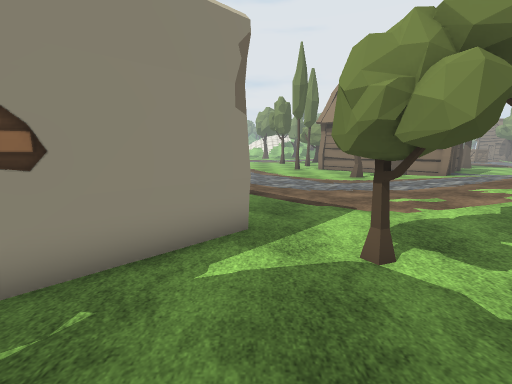
[1] (above)

23 first-person views from a walk through a scene from a Unity 3-D project. The camera is 1.4 m above the floor, tilts 10° down and sees 90° across. The floor is counted in squares, 1 m on a side. Each view is taken from the middle of a square. On the plan, view 1 faces up. The plan holds only what a view shows up to about 13 squares ahead; the rest is blank. The place goes on beyond the plan. The player is left out. Some surface patterns are stand-ins.

[2]
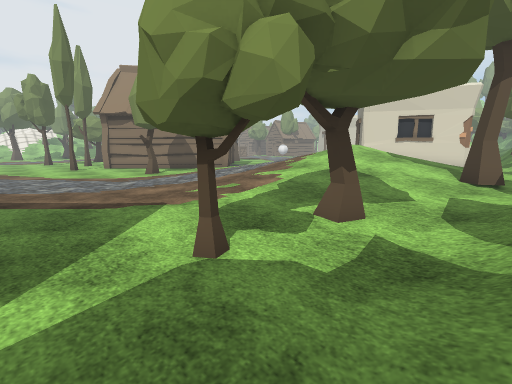

[3]
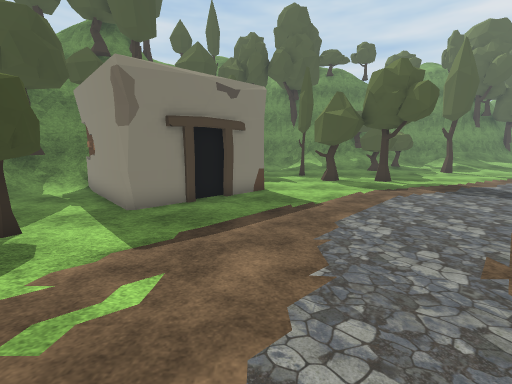

[4]
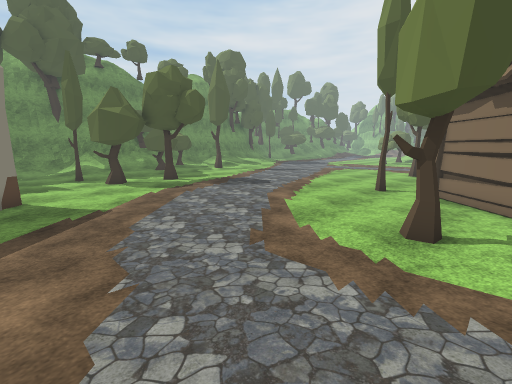

[5]
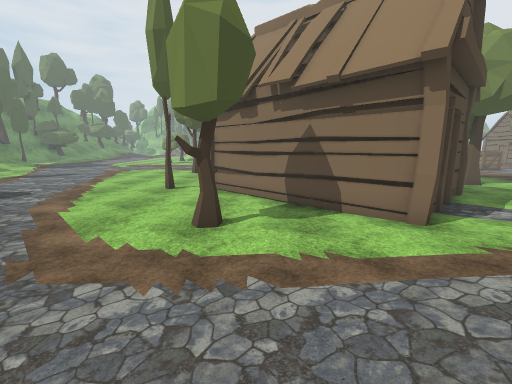

[6]
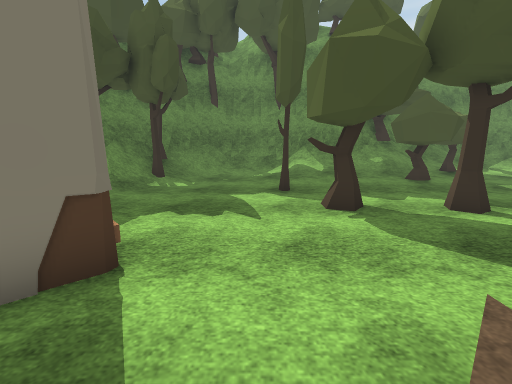

[7]
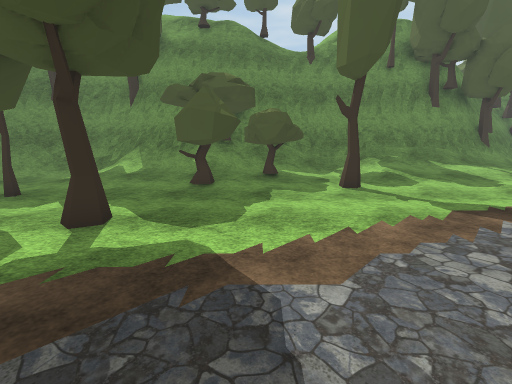

[8]
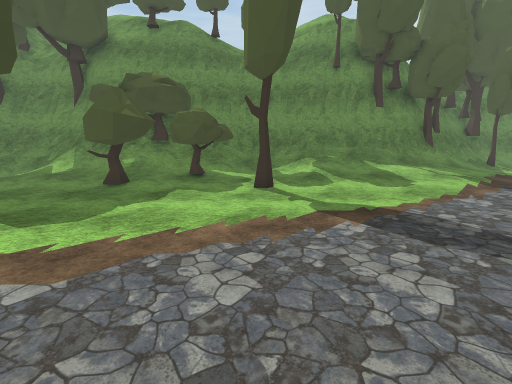

[9]
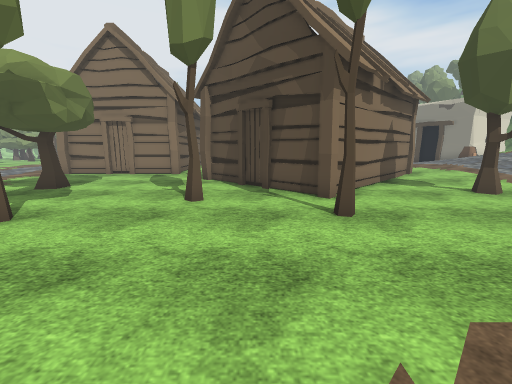

[10]
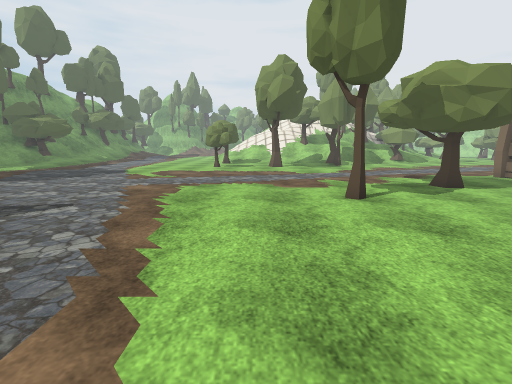

[11]
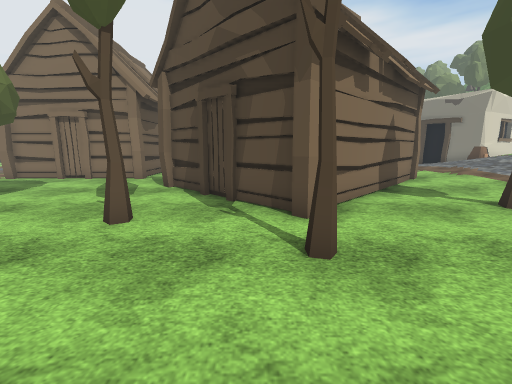

[12]
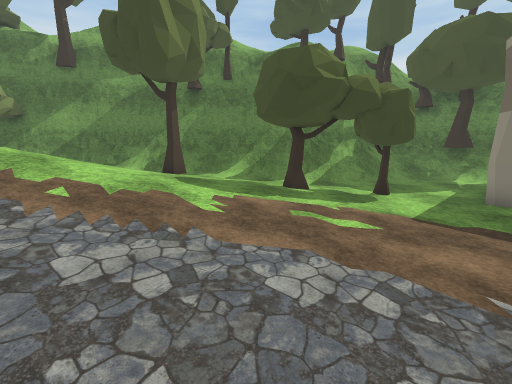

[13]
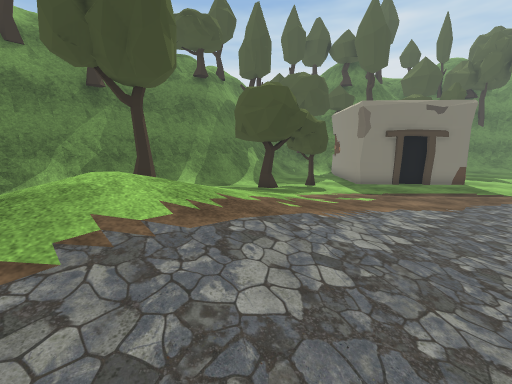

[14]
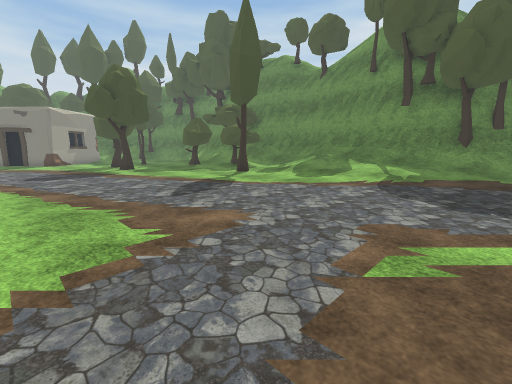

[15]
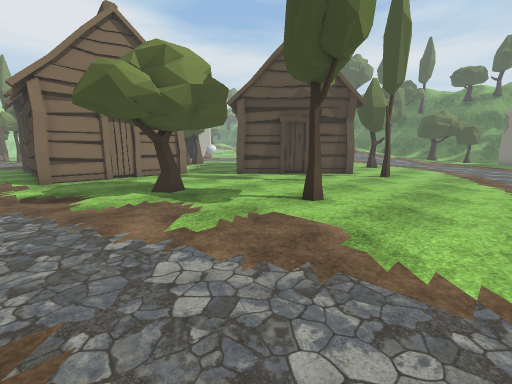

[16]
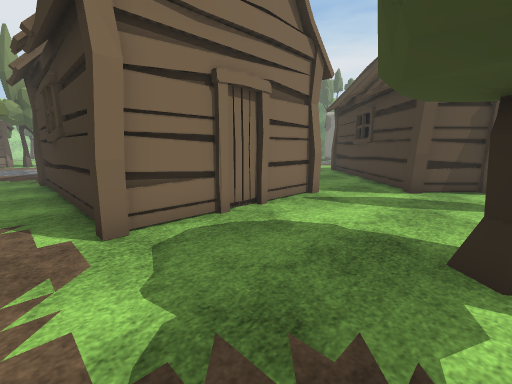

[17]
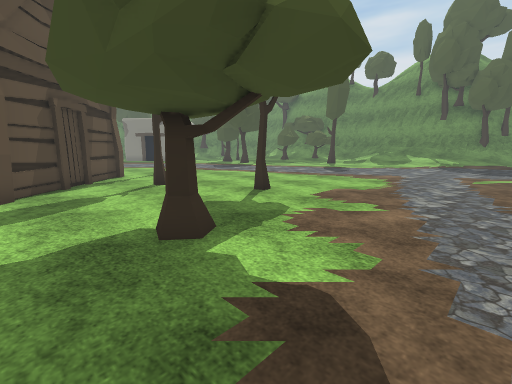

[18]
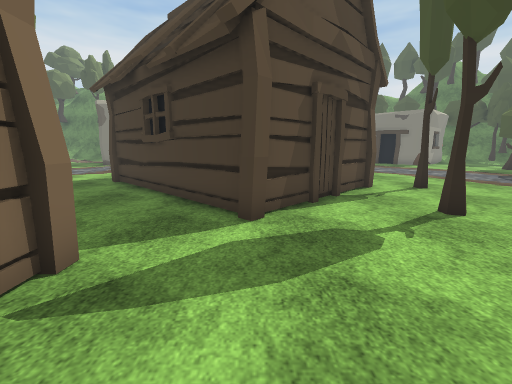

[19]
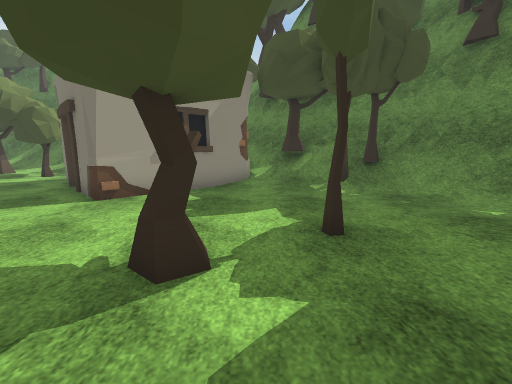

[20]
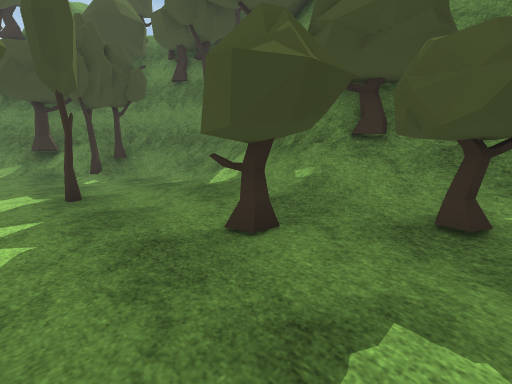

[21]
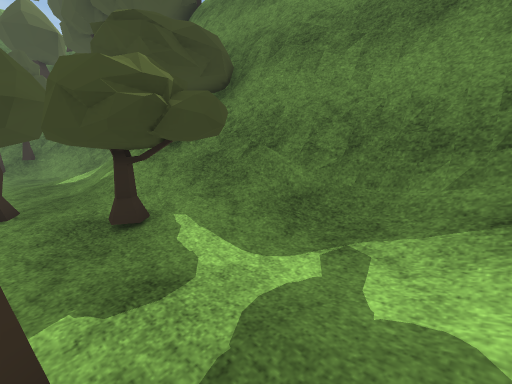

[22]
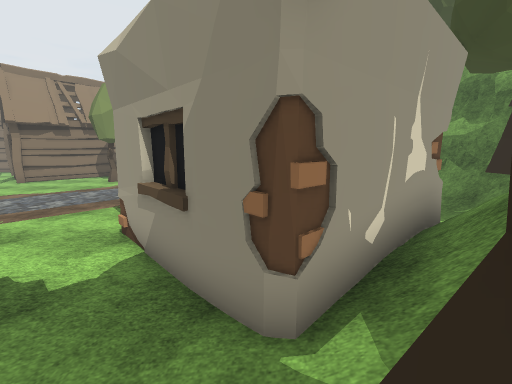

[23]
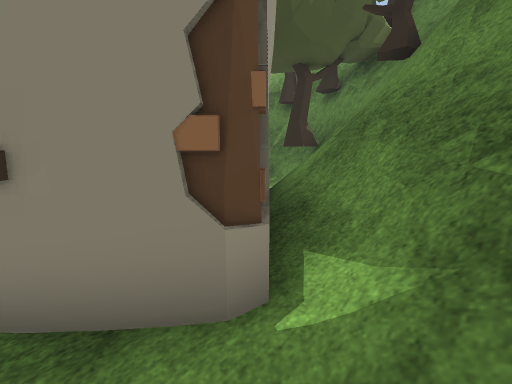

### Floor plan
Key: @ floor where view 1 was taken; # wall or solid block; . main floor; : floor 0.25 m higher than the main floor; + floor 0.5 m higher than the main floor; / step, stairs or slope; = window, fence, low wall or low ledge; T tree; H hut.
Columns run from 17 left of view 1 to 13 right of it. Each row starts with its distance up from view 1.
 33 #//............................
 32 ##//:.......................HHH
 31 #T//::.......................
 30 ##=//:..................T...H
 29  #=/+:..................T...HH
 28  #=//:.......................
 27   =//:..............T........
 26   =////.....................HHH
 25  #=///........................
 24  #=///................T...#....
 23  #=/.....................HHH...
 22  #=/..T.................HH  #..
 21  #=/T..................HH    H.
 20  #=TTT..............T.HH      H
 19  ## TT.................HH
 18  ##T/:TT................HH
 17   #T/TTT.................HH   H
 16   ##//T...T...............HH H.
 15   ##//.................T...HH..
 14   #=///.....................H.
 13   #=//....T................::::
 12   #//...T.T..............:::///
 11   #/....................:://///
 10   #//..................::://///
  9   #=/........##........:://////
  8   ##=//.....####.......:///////
  7    ##TT/...##  ##.....:////////
  6    ###///###    #.....:////////
  5     #######     #......///////
  4       ##==##  ###..TT..://////
  3        ##=#####....T.TT:::////
  2         ###=##..........::T+//
  1           ###/....//////::T:::
  0            #=TT./@/////////////
 -1            ##TT///===####==##==
 -2            #########    #######

Where each view was taken, in squares from view 1:
view 1: 0 up, 0 right, facing up
view 2: 1 up, 0 right, facing up-right
view 3: 9 up, 7 right, facing left
view 4: 9 up, 7 right, facing up-left
view 5: 9 up, 7 right, facing up
view 6: 11 up, 1 left, facing left
view 7: 19 up, 2 left, facing left
view 8: 22 up, 2 left, facing left
view 9: 22 up, 2 left, facing right
view 10: 20 up, 0 right, facing up
view 11: 21 up, 0 right, facing right
view 12: 12 up, 6 right, facing down
view 13: 11 up, 13 right, facing down-left
view 14: 33 up, 1 left, facing down-left
view 15: 33 up, 1 left, facing down-right
view 16: 33 up, 7 right, facing down-right
view 17: 33 up, 9 right, facing down-left
view 18: 29 up, 9 right, facing down
view 19: 16 up, 8 left, facing down
view 20: 20 up, 8 left, facing down-left
view 21: 24 up, 11 left, facing down-left
view 22: 6 up, 10 left, facing right
view 23: 7 up, 9 left, facing down-right
